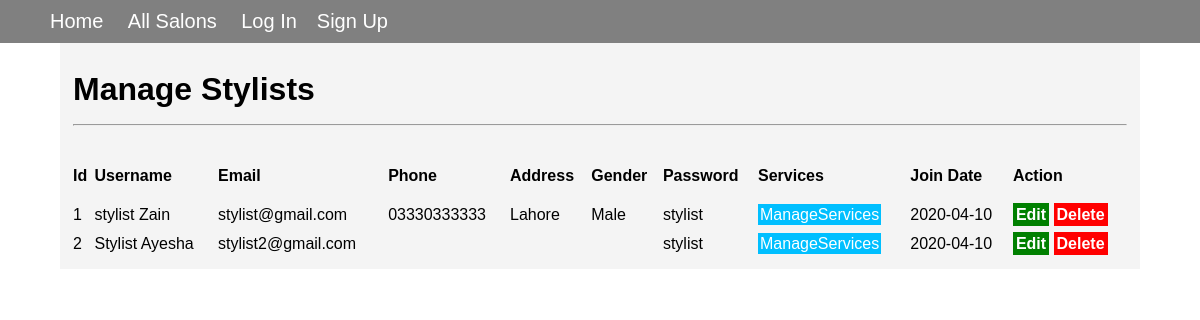
Page /super_admin/stylist_manage.php on the committed database.
### tables this page shows
CREATE TABLE `tbl_stylist` (
  `stylist_id` int(11) NOT NULL,
  `username` varchar(100) NOT NULL,
  `email` varchar(100) NOT NULL,
  `phone` varchar(15) DEFAULT NULL,
  `address` varchar(255) DEFAULT NULL,
  `gender` varchar(10) DEFAULT NULL,
  `profile_image` varchar(255) DEFAULT NULL,
  `password` varchar(255) NOT NULL,
  `services` int(11) DEFAULT NULL,
  `join_date` date NOT NULL
);

### super_admin/stylist_manage.php (the view, shortened to what this page needs)
<!DOCTYPE html>
<html>
<head>
    <link rel="stylesheet" href="../include_files/mystyle.css">
</head>
<body>
<?php include_once "../navigation.php"; ?>
<table border="0">
    <tr>
        <td colspan="20"><h1>Manage Stylists</h1><hr><br></td>
    </tr>
    <tr>
        <td><strong>Id</strong></td>
        <td><strong>Username</strong></td>
        <td><strong>Email</strong></td>
        <td><strong>Phone</strong></td>
        <td><strong>Address</strong></td>
        <td><strong>Gender</strong></td>
        <td><strong>Password</strong></td>
        <td><strong>Services</strong></td>
        <td><strong>Join Date</strong></td>
        <td><strong>Action</strong></td>
    </tr>
    <?php
    require_once '../database_connection.php';
    $sql = "SELECT * FROM tbl_stylist";
    $stmt = $conn->prepare($sql);
    $stmt->execute();
    if ($stmt->rowCount() > 0) {
        while ($row = $stmt->fetch(PDO::FETCH_ASSOC)) {
            echo "<tr>";
            echo "<td>".$row['stylist_id']."</td>";
            echo "<td>".$row['username']."</td>";
            echo "<td>".$row['email']."</td>";
            echo "<td>".$row['phone']."</td>";
            echo "<td>".$row['address']."</td>";
            echo "<td>".$row['gender']."</td>";
            echo "<td>".$row['password']."</td>";
            echo "<td><a class='services' href='stylist_services_manage.php?id=".$row['stylist_id']."'>ManageServices</a></td>";
            echo "<td>".$row['join_date']."</td>";
            echo "<td>
                    <a class='edit' href='stylist_edit.php?id=".$row['stylist_id']."'>Edit</a>
                    <a class='delete' href='stylist_delete.php?id=".$row['stylist_id']."'>Delete</a>
                </td>";
            echo "</tr>";
        }
    } else {
        echo '<tr>';
        echo '<td><h2>No User Found</h2></td>';
        echo '</tr>';
    }
    ?>
</table>
</body>
</html>

### include_files/mystyle.css (style rules this page uses)
body { font-family: sans-serif; margin: 0; }
* { box-sizing: border-box; }

### super_admin/stylist_manage.php (style rules this page uses)
table { padding: 10px; background-color: #d3d3d340; width: 90%; margin: 0 auto; line-height: 25px; }
.services { background-color: deepskyblue; padding: 2px; color: white; text-decoration: none; }
.edit { background-color: green; color: white; font-weight: bold; padding: 3px; text-decoration: none; }
.delete { background-color: red; color: white; font-weight: bold; padding: 3px; text-decoration: none; }

### rows in the picture
tbl_stylist: stylist_id "1", username "stylist Zain", email "stylist@gmail.com", phone "03330333333", address "Lahore", gender "Male", password "stylist", join_date "2020-04-10"
tbl_stylist: stylist_id "2", username "Stylist Ayesha", email "stylist2@gmail.com", password "stylist", join_date "2020-04-10"
